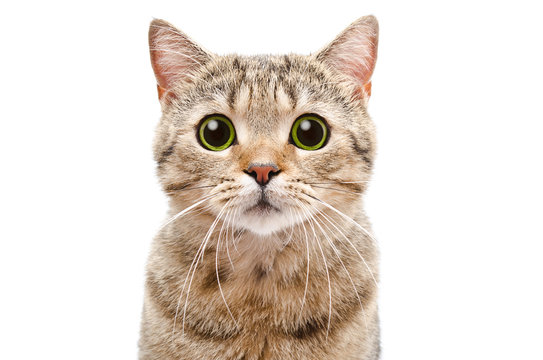
#> input picture DeeplearningSpl_1/logisticRegWithNerualNetwork/images/img.jpg, 543 x 360 px
$ jupyter execute --allow-errors LogisticR_NeuralN.ipynb   (shell and % lines are left out)
#> lines starting #> are read from the running program, lines starting #| are printed output that depends on the picture
## Cat or not a cat (Dataset)

[cell 1]
import numpy as np
import matplotlib.pyplot as plt
import h5py
import scipy
from PIL import Image
from scipy import ndimage
from Utils import load_dataset
import imageio.v2 as imageio

#> (a cell that did not finish here is left out)

[cell 3]
index =10
#> (the rest of this cell did not finish here and is left out)

#> (a cell that did not finish here is left out)

#> (a cell that did not finish here is left out)

#> (a cell that did not finish here is left out)

[cell 7]
def sigmoid(z):
    s = 1/(1+np.exp(-z))
    return s

[cell 8]
print ("sigmoid([0, 2]) = " + str(sigmoid(np.array([0,2]))))

[cell 9]
def initialize_with_zeros(dim):
    w = np.zeros((dim,1))
    b = 0
    assert(w.shape == (dim, 1))
    assert(isinstance(b, float) or isinstance(b, int))
    return w, b

[cell 10]
dim = 2
w, b = initialize_with_zeros(dim)
print ("w = " + str(w))
print ("b = " + str(b))

[cell 11]
def propagate(w, b, X, Y):
    m = X.shape[1]

    A = sigmoid(np.dot(w.T,X) + b)              # compute activation
    cost = np.sum(((- np.log(A))*Y + (-np.log(1-A))*(1-Y)))/m  # compute cost

    dw = (np.dot(X,(A-Y).T))/m
    db = (np.sum(A-Y))/m

    assert(dw.shape == w.shape)
    assert(db.dtype == float)
    cost = np.squeeze(cost)
    assert(cost.shape == ())

    grads = {"dw": dw,
             "db": db}

    return grads, cost

[cell 12]
w, b, X, Y = np.array([[1.],[2.]]), 2., np.array([[1.,2.,-1.],[3.,4.,-3.2]]), np.array([[1,0,1]])
grads, cost = propagate(w, b, X, Y)
print ("dw = " + str(grads["dw"]))
print ("db = " + str(grads["db"]))
print ("cost = " + str(cost))

[cell 13]
# GRADED FUNCTION: optimize

def optimize(w, b, X, Y, num_iterations, learning_rate, print_cost = False):

#> called with w = array of shape (2, 1), b = 2, X = array of shape (2, 3), Y = array of shape (1, 3), num_iterations = 100, learning_rate = 0.009, print_cost = False
    costs = []

    for i in range(num_iterations):

        grads, cost = propagate(w, b, X, Y)

        dw = grads["dw"]
        db = grads["db"]

        w = w - (learning_rate*dw)
        b = b - (learning_rate*db)

        if i % 100 == 0:
            costs.append(cost)

        if print_cost and i % 100 == 0:
            print ("Cost after iteration %i: %f" %(i, cost))

    params = {"w": w,
              "b": b}

    grads = {"dw": dw,
             "db": db}

    return params, grads, costs

[cell 14]
params, grads, costs = optimize(w, b, X, Y, num_iterations= 100, learning_rate = 0.009, print_cost = False)

print ("w = " + str(params["w"]))
print ("b = " + str(params["b"]))
print ("dw = " + str(grads["dw"]))
print ("db = " + str(grads["db"]))

[cell 15]
import matplotlib.pyplot as plt
plt.plot(costs)
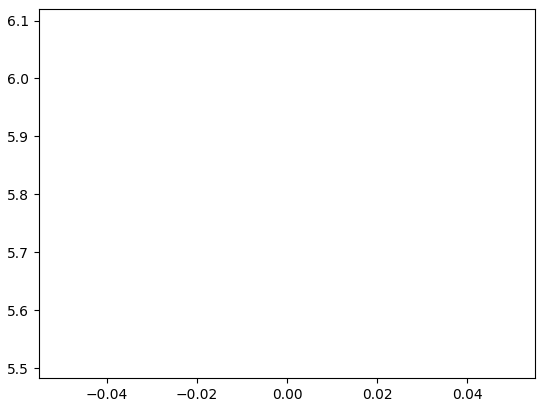
#> figure drawn by matplotlib, 1 panel

[cell 16]
def predict(w, b, X):

    m = X.shape[1]
    Y_prediction = np.zeros((1,m))
    w = w.reshape(X.shape[0], 1)

    A = sigmoid(np.dot(w.T,X) + b)

    Y_prediction = (A >= 0.5) * 1.0

    assert(Y_prediction.shape == (1, m))

    return Y_prediction

[cell 17]
w = np.array([[0.1124579],[0.23106775]])
b = -0.3
X = np.array([[1.,-1.1,-3.2],[1.2,2.,0.1]])
print ("predictions = " + str(predict(w, b, X)))

[cell 18]
def model(X_train, Y_train, X_test, Y_test, num_iterations = 2000, learning_rate = 0.5, print_cost = False):
    # initialize parameters with zeros (≈ 1 line of code)
    w, b = initialize_with_zeros(X_train.shape[0])

    # Gradient descent (≈ 1 line of code)
    parameters, grads, costs = optimize(w, b, X_train, Y_train, num_iterations, learning_rate, print_cost)

    # Retrieve parameters w and b from dictionary "parameters"
    w = parameters["w"]
    b = parameters["b"]

    # Predict test/train set examples (≈ 2 lines of code)
    Y_prediction_test = predict(w, b, X_test)
    Y_prediction_train = predict(w, b, X_train)

    # Print train/test Errors
    print("train accuracy: {} %".format(100 - np.mean(np.abs(Y_prediction_train - Y_train)) * 100))
    print("test accuracy: {} %".format(100 - np.mean(np.abs(Y_prediction_test - Y_test)) * 100))


    d = {"costs": costs,
         "Y_prediction_test": Y_prediction_test,
         "Y_prediction_train" : Y_prediction_train,
         "w" : w,
         "b" : b,
         "learning_rate" : learning_rate,
         "num_iterations": num_iterations}

    return d

#> (a cell that did not finish here is left out)

#> (a cell that did not finish here is left out)

[cell 21]
learning_rates = [0.01, 0.001, 0.0001]
models = {}
#> (the rest of this cell did not finish here and is left out)

[cell 22]
import imageio

fname = "images/img.jpg"  # Change this to the name of your image file

# Read the image using imageio
image = imageio.imread(fname)
#> image is the input picture: shape (360, 543, 3); mean R, G, B 229, 219.2, 210.6

# Check the shape of the image
print(image.shape)
#| (360, 543, 3)

[cell 23]
# Load your image
fname = "images/img2.jpg"  # Change this to the name of your image file
image = imageio.imread(fname)
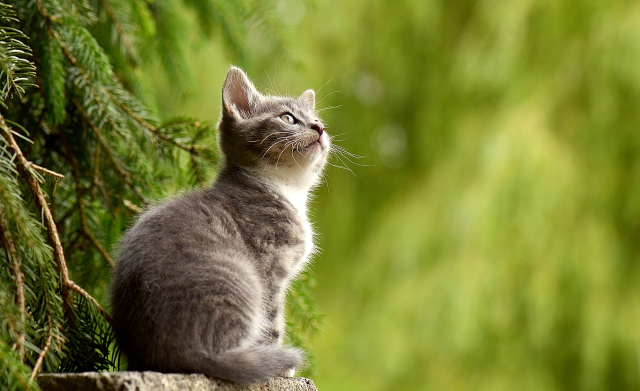
#> input picture DeeplearningSpl_1/logisticRegWithNerualNetwork/images/img2.jpg, 1280 x 781 px (shown at 1/2 size)
#> image is the input picture: shape (781, 1280, 3); mean R, G, B 119.2, 125.8, 49.7

# Preprocess the image
image = (image * 255.0).astype(np.uint8)  # Normalize and convert to uint8
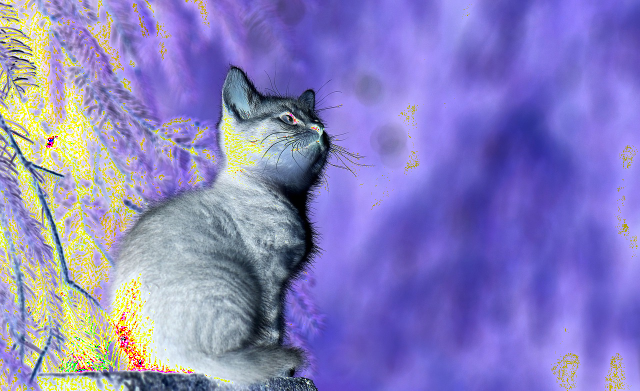
#> image: shape (781, 1280, 3) (shown at 1/2 size); mean R, G, B 136.5, 129.3, 191.6

# Resize the image to the required dimensions
image = Image.fromarray(image)

# Convert the image to RGB mode if it's not already
if image.mode != "RGB":
    image = image.convert("RGB")

#> (the rest of this cell did not finish here and is left out)
